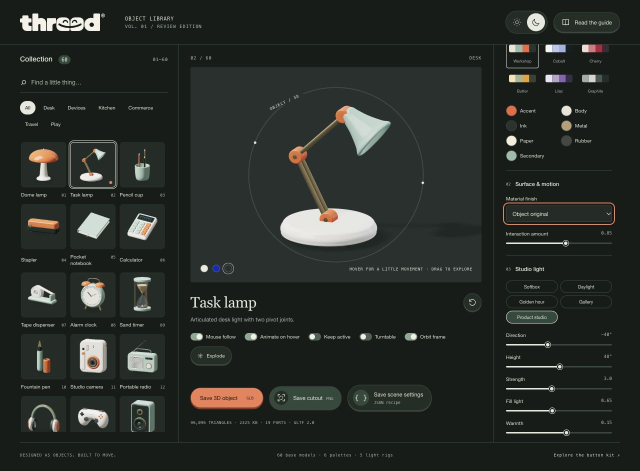
#> input picture site/refinement/PANEL-ALIGNMENT.png, 1280 x 941 px, given in place of dome-lamp.png, which was not available (shown at 1/2 size)
$ python make_refinement_board.py
#> lines starting #> are read from the running program, lines starting #| are printed output that depends on the picture
"""Arrange the three preserved first passes beside their refined geometry renders."""
from pathlib import Path
from PIL import Image, ImageDraw, ImageFont
import shutil
ROOT=Path(__file__).resolve().parents[1]
def font(size):return ImageFont.truetype('/System/Library/Fonts/Helvetica.ttc',size)
def main():
    bg=(235,233,226);width=1800;cell=560;sheet=Image.new('RGB',(width,1430),bg);draw=ImageDraw.Draw(sheet)
#> after `sheet = Image.new('RGB', (width, 1430), bg)`:
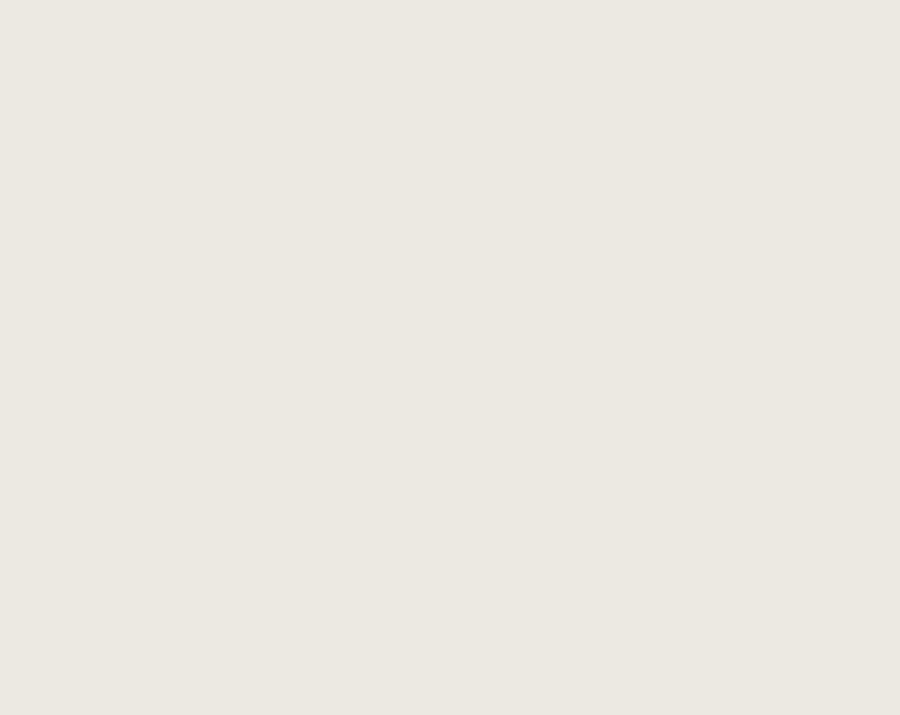
#> sheet: PIL image 1800x1430 RGB (shown at 1/2 size); mean R, G, B 235, 233, 226
    draw.text((50,35),'little things / refinement study',font=font(38),fill=(37,46,40))
    draw.text((50,96),'Smoother silhouettes. Softer corners. More deliberate construction.',font=font(22),fill=(87,94,87))
    names=[('dome-lamp','Dome lamp'),('rangefinder-camera','Rangefinder'),('portable-radio','Portable radio')]
    for row,(folder,label)in enumerate([('before','FIRST PASS'),('after','REFINED GEOMETRY + STUDIO REFLECTIONS')]):
        top=155+row*615;draw.text((50,top),label,font=font(15),fill=(87,94,87))
        for col,(slug,name)in enumerate(names):
            if folder=='after':shutil.copy2(ROOT/'renders'/f'{slug}.png',ROOT/'refinement/after'/f'{slug}.png')
            rgba=Image.open(ROOT/'refinement'/folder/f'{slug}.png').convert('RGBA').resize((cell,cell),Image.Resampling.LANCZOS)
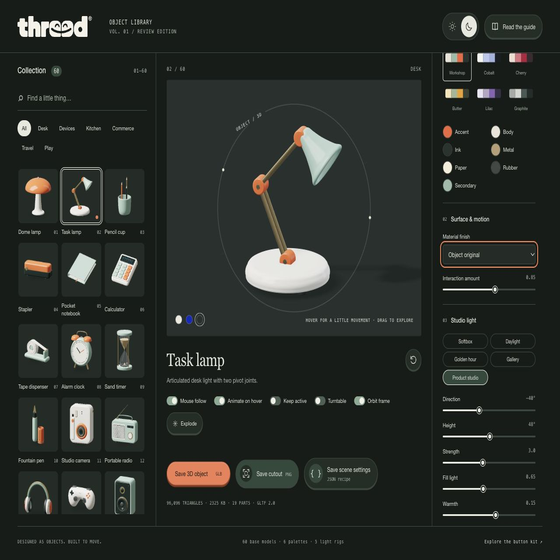
#> rgba: PIL image 560x560 RGBA; mean R, G, B, A 40, 44.4, 40, 255
            image=Image.new('RGB',rgba.size,bg);image.paste(rgba,mask=rgba.getchannel('A'))
#> after `image = Image.new('RGB', rgba.size, bg)`:
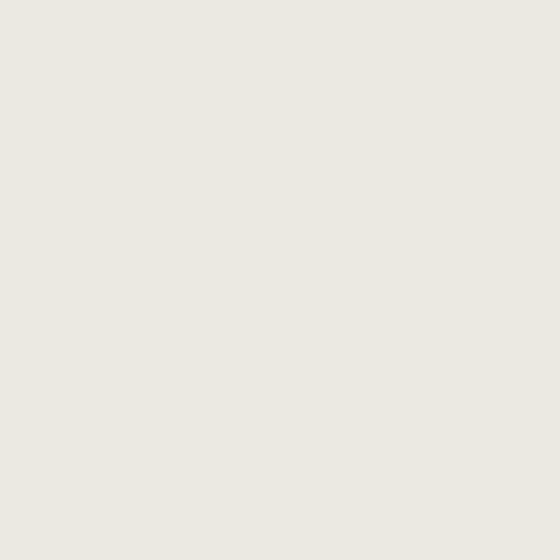
#> image: PIL image 560x560 RGB; mean R, G, B 235, 233, 226
            x=40+col*580;sheet.paste(image,(x,top+28));draw.text((x+12,top+568),name,font=font(20),fill=(37,46,40))
#> after `sheet.paste(image, (x, top + 28))`:
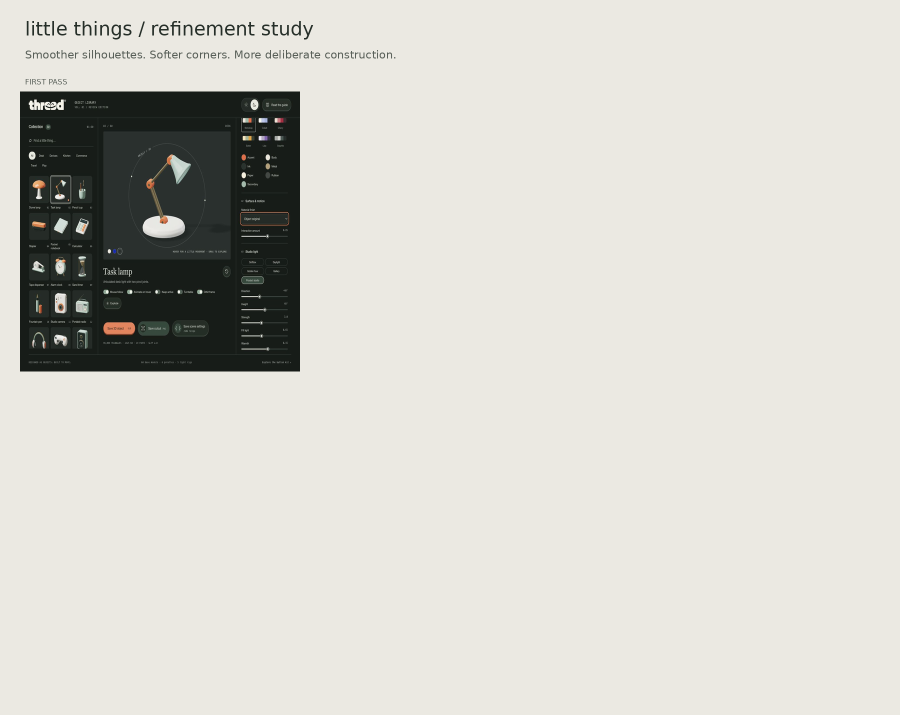
#> sheet: PIL image 1800x1430 RGB (shown at 1/2 size); mean R, G, B 210.7, 209.5, 202.8
    sheet.save(ROOT/'reports/studies/REFINEMENT-COMPARISON.png')
    print(ROOT/'reports/studies/REFINEMENT-COMPARISON.png')
#> (the run stopped early here; a loop or call above may not have finished)
